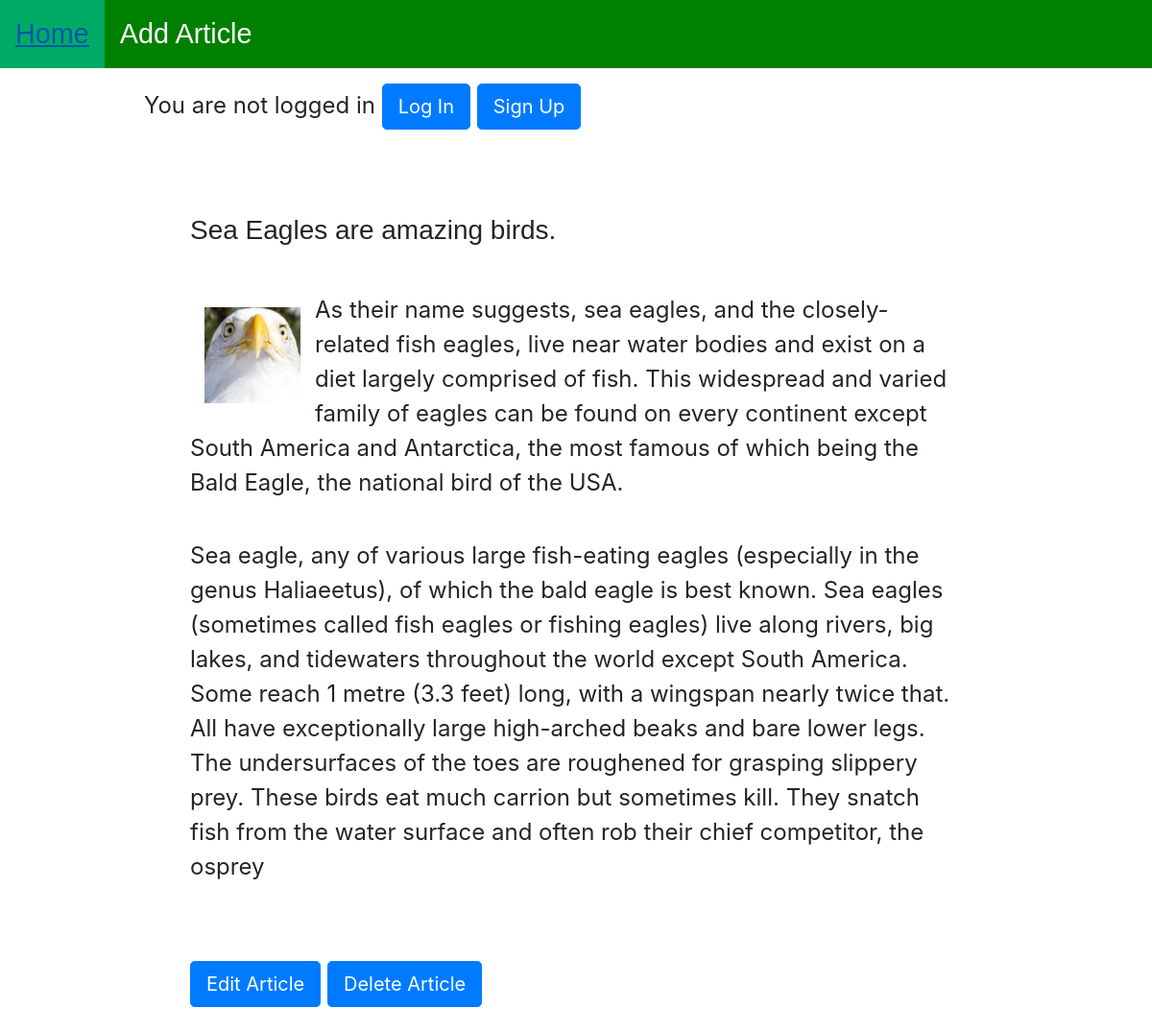
Screenshot of /article/2/ with the database file from the repository.
### samples/models.py (models this page shows, shortened)
class Article(models.Model):
    title = models.CharField(max_length=200)
    text = models.TextField()
    author = models.ForeignKey(
        'auth.User', on_delete=models.CASCADE, default=1,)
    photo = models.ImageField(upload_to="gallery", default='eagle1.jpg')

### samples/views.py (the view)
# urls.py: path('article/<int:pk>/', ArticleDetailView.as_view(),
class ArticleDetailView(DetailView):
    model = Article
    template_name = 'article_detail.html'

### templates/article_detail.html
{% extends 'base.html' %}
{% block content %}
<main>
    <section>
        <h3>{{ article.title }}</h3>
        <article>
            <img src="{{ article.photo.url}}" alt="{{ article.title }}" class="art-img">
            <p>{{ article.text | linebreaks }}</p>
        </article>
        <a href="{% url 'article_edit' article.pk %}" class="btn btn-primary btn-lg">Edit Article</a>
        <a href="{% url 'article_delete' article.pk %}" class="btn btn-primary btn-lg">Delete Article</a>
    </section>
</main>
{% endblock content %}

### static/css/base.css (style rules this page uses)
* { margin: 0; padding: 0; }
body { background-color: gray; font-size: 50%; padding: 0; margin: 0; }
main { padding: 2em; position: relative; }
p { padding: 0 0 1em 0; }
main { padding: 2em; }
.art-img { float: left; margin: 55px 15px 15px 15px; height: 100px; width: 100px; }
h3 { margin-bottom: 1em; font-family: Arial, Helvetica, sans-serif; }
a:link { text-decoration: none; }

### rows the page displays
Article: title "Sea Eagles are amazing birds.", photo (picture), text "As their name suggests, sea eagles, and the closely-related fish eagles, live near water bodies and exist on a diet largely comprised of fish. This widespread and varied family of eagles can be found on every continent except South America and Antarctica, the most famous of which being the Bald Eagle, the national bird of the USA. Sea eagle, any of various large fish-eating eagles (especially in the genus Haliaeetus), of which the bald eagle is best known. Sea eagles (sometimes called fish eagles or fishing eagles) live along rivers, big lakes, and tidewaters throughout the world except South America. Some reach 1 metre (3.3 feet) long, with a wingspan nearly twice that. All have…"
